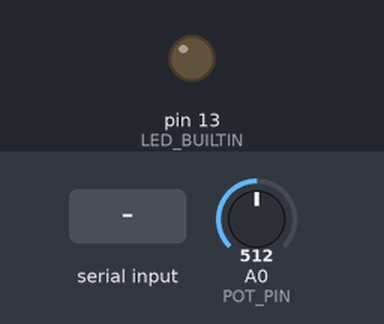
A sketch run on a simulated Arduino Uno, built with avr-gcc and run on an emulated ATmega328P. Shown: output pins drawn as LEDs (lit = HIGH). Inputs (shaded band) come from the test bench; at power-on: A0 (POT_PIN) = 512. What the sketch prints to the serial monitor is not drawn.

Above: at 1.2 s.
1.3 s: "H" received over Serial
At 2.5 s:
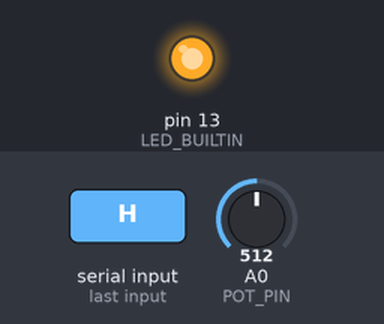
2.8 s: "L" received over Serial
At 3.8 s:
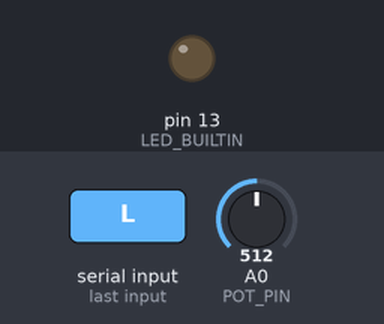
Timing chart, 0 to 5.8 s (numbered marks = the images above; inputs shaded):
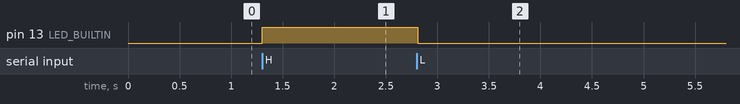

The sketch:

serial_demo_2.ino
```cpp
#define POT_PIN A0 // Pin where the light sensor is connected

void setup() {
  pinMode(LED_BUILTIN, OUTPUT);
  Serial.begin(9600);
}

void loop() {
  int sensorValue = analogRead(POT_PIN); // Read the potentiometer value
  Serial.println(sensorValue); // Send the value over serial

  delay(100);

  if (Serial.available() > 0) {
    char incomingByte = Serial.read();
    if (incomingByte == 'H') {
      digitalWrite(LED_BUILTIN, HIGH);
    } else if (incomingByte == 'L') {
      digitalWrite(LED_BUILTIN, LOW);
    }
  }
}
```

Measured:
- after the input at 1.3 s, pin 13 (LED_BUILTIN): LOW → HIGH at once
- after the input at 2.8 s, pin 13 (LED_BUILTIN): HIGH → LOW at once
